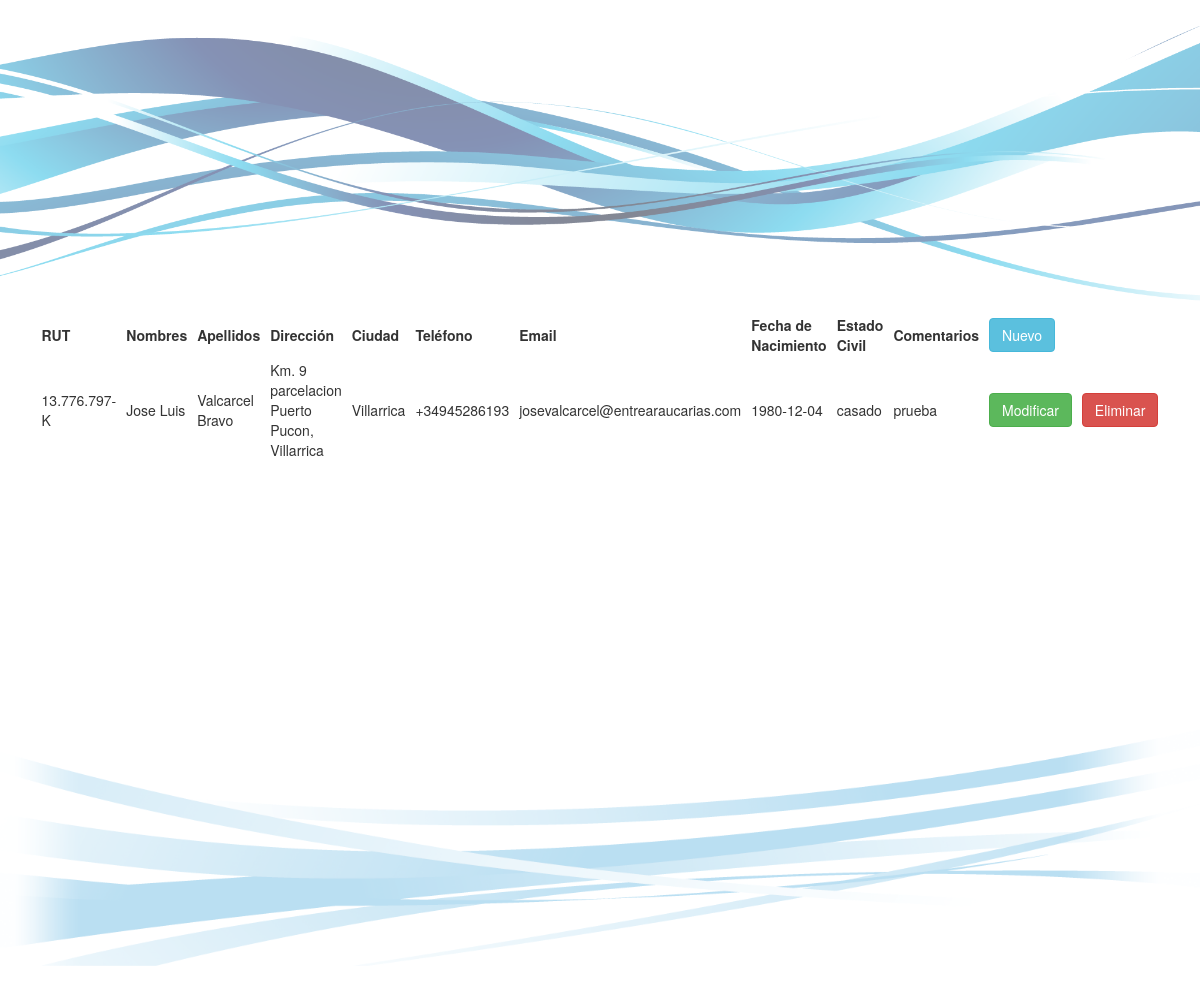
The page / on the database its author committed.
### tables this page shows
CREATE TABLE `usuarios` (
  `RUT` varchar(13) NOT NULL,
  `Nombres` varchar(255) NOT NULL,
  `Apellidos` varchar(255) NOT NULL,
  `Direccion` varchar(255) NOT NULL,
  `Ciudad` varchar(255) NOT NULL,
  `Telefono` varchar(255) NOT NULL,
  `Email` varchar(255) NOT NULL,
  `Fecha` date NOT NULL,
  `Estado` varchar(255) NOT NULL,
  `Comentarios` text NOT NULL
);

### index.php (the view, shortened to what this page needs)
<!DOCTYPE html>
<html>
<head>
<link href="css/bootstrap.css" rel="stylesheet" type="text/css">
</head>
<body>
<div class="todo">
  <div id="cabecera">
  	<img src="images/swirl.png" width="1188" id="img1">
  </div>
  <div id="contenido">
  	<table style="margin: auto; width: 800px; border-collapse: separate; border-spacing: 10px 5px;">
  		<thead>
  			<th>RUT</th>
  			<th>Nombres</th>
  			<th>Apellidos</th>
  			<th>Dirección</th>
        <th>Ciudad</th>
        <th>Teléfono</th>
        <th>Email</th>
        <th>Fecha de Nacimiento</th>
        <th>Estado Civil</th>
        <th>Comentarios</th>
  			<th> <a href="nuevo_usuario.php"> <button type="button" class="btn btn-info">Nuevo</button> </a> </th>
  		</thead>
      <?php
        include "conexion.php";
        $sentecia="SELECT * FROM usuarios";
        $resultado= $conexion->query($sentecia) or die (mysqli_error($conexion));
        while($fila=$resultado->fetch_assoc())
        {
          echo "<tr>";
            echo "<td>"; echo $fila['RUT']; echo "</td>";
            echo "<td>"; echo $fila['Nombres']; echo "</td>";
            echo "<td>"; echo $fila['Apellidos']; echo "</td>";
            echo "<td>"; echo $fila['Direccion']; echo "</td>";
            echo "<td>"; echo $fila['Ciudad']; echo "</td>";
            echo "<td>"; echo $fila['Telefono']; echo "</td>";
            echo "<td>"; echo $fila['Email']; echo "</td>";
            echo "<td>"; echo $fila['Fecha']; echo "</td>";
            echo "<td>"; echo $fila['Estado']; echo "</td>";
            echo "<td>"; echo $fila['Comentarios']; echo "</td>";
            echo "<td><a href='modif_usuario.php?rut=".$fila['RUT']."'> <button type='button' class='btn btn-success'>Modificar</button> </a></td>";
            echo "<td><a href='eliminar_usuario.php?rut=".$fila['RUT']."'> <button type='button' class='btn btn-danger'>Eliminar</button> </a></td>";
          echo "</tr>";
        }
      ?>
  	</table>
  </div>
	<div id="footer">
  		<img src="images/swirl2.png" id="img2">
  	</div>
</div>
</body>
</html>

### css/mycss.css (style rules this page uses)
#cabecera { opacity: 1; text-align: center; }
#contenido { min-height: 401px; }
#img1 { height: 20%; width: 100%; }
#img2 { height: 30%; width: 100%; }

### rows shown on the page
usuarios: RUT "13.776.797-K", Nombres "Jose Luis", Apellidos "Valcarcel Bravo", Direccion "Km. 9 parcelacion Puerto Pucon, Villarrica", Ciudad "Villarrica", Telefono "+34945286193", Email "josevalcarcel@entrearaucarias.com", Fecha "1980-12-04", Estado "casado", Comentarios "prueba"
